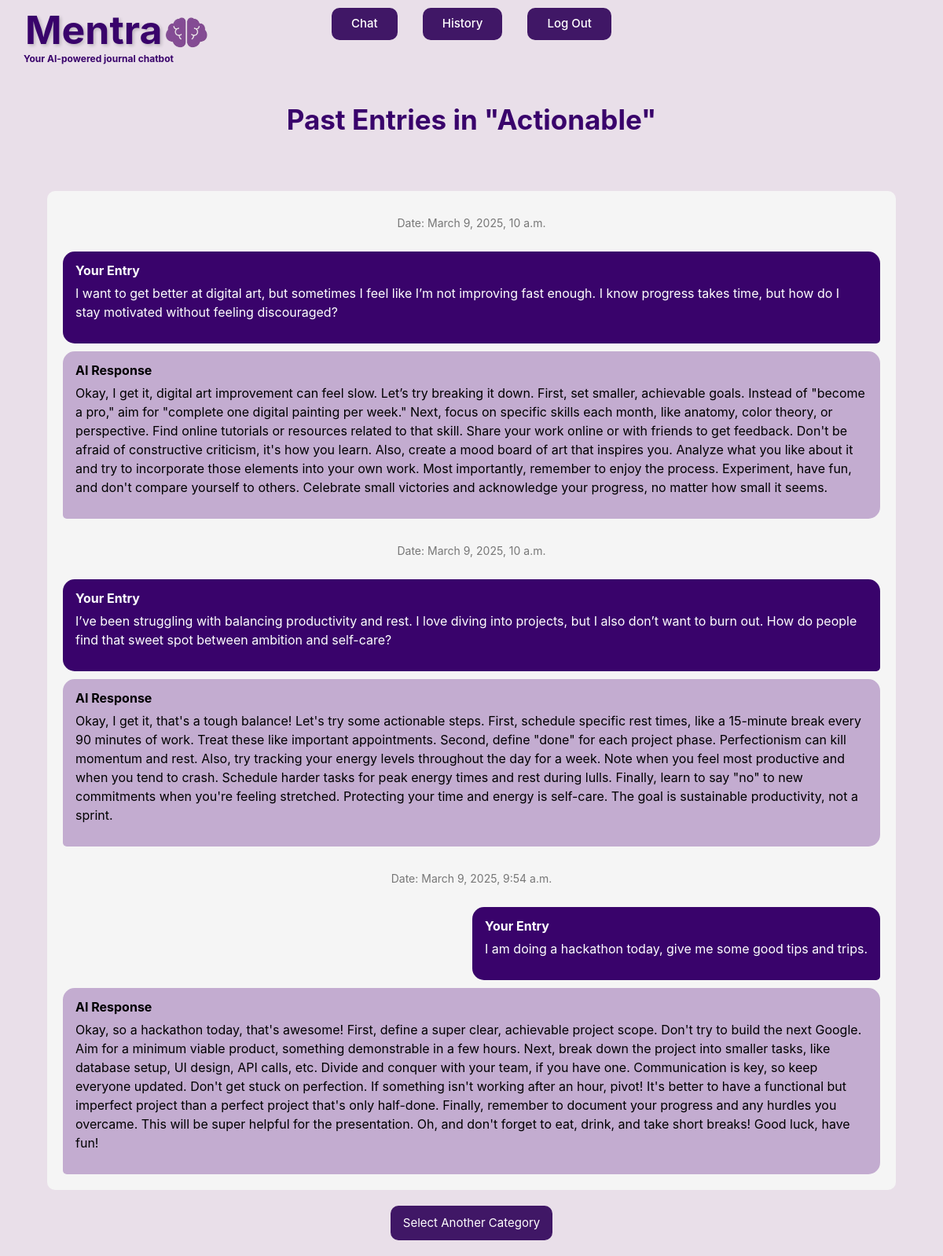
Screenshot of /past_entries/3/ (signed in) with the database file from the repository.
### application/models.py (models this page shows, shortened)
class Category(models.Model):
    category_name = models.CharField(max_length=30, default="")
    category_description = models.CharField(max_length=1000, default="")
    icon_url = models.CharField(max_length=1000, default="")
    mascot_url = models.CharField(max_length=1000, default="")

class JournalLog(models.Model):
    input = models.CharField(max_length=1000)
    output = models.CharField(max_length=3000)
    category = models.ForeignKey(Category, on_delete=models.CASCADE, blank=True, null=True, related_name="log_category")
    date_time = models.DateTimeField()
    owner = models.ForeignKey(User, on_delete=models.CASCADE, blank=True, null=True, related_name="log_user")

### application/views.py (the view)
# urls.py: path("past_entries/<int:category_id>/", views.past_entries, name="past_entries"),
def past_entries(request, category_id):
    category_data = get_object_or_404(Category, id=category_id)
    sorted_journal_entries = JournalLog.objects.filter(category=category_data).order_by('-date_time')
    return render(request, "application/history-render.html", {
        "category": category_data,
        "journal_entries": sorted_journal_entries
    })

### application/templates/application/history-render.html
{% extends "application/layout.html" %}
{% block body %}
    <div>
        <h3 class="history-title text-center">Past Entries in "{{ category.category_name }}"</h3>
        <div class="journal-entry-container">
            {% for entry in journal_entries %}
            <div class="journal-entry">
                <p class="journal-date">Date: {{ entry.date_time }}</p>
                <div class="journal-entry-section-input">
                    <p class="journal-entry-title">Your Entry</p>
                    <p class="journal-entry-text">{{ entry.input }}</p>
                </div>
                <div class="journal-entry-section-output">
                    <p class="journal-entry-title">AI Response</p>
                    <p class="journal-entry-text">{{ entry.output }}</p>
                </div>
            </div>
            {% empty %}
                <p class="text-center">No entries found in this category.</p>
            {% endfor %}
        </div>
        <div class="text-center mt-3">
            <a class="btn btn-purple" href="{% url 'history_render_category' %}">Select Another Category</a>
        </div>
    </div>
{% endblock %}

### application/static/application/styles.css (style rules this page uses)
html, body { min-height: 100vh; margin: 0; padding: 0; overflow: auto; background-color: #e9dfe9; }
:root { --primary-color: rgb(57, 3, 107); --secondary-color: rgb(128, 71, 182); }
.btn-purple { background-color: rgb(64, 23, 102) !important; color: #ffffff !important; font-size: 15px !important; padding-block: 10px; padding-left: 15px; padding-right: 15px; border-radius: 10px; margin-bottom: 20px; }
.history-title { font-size: 35px; color: rgb(57, 3, 107); font-weight: 700; margin-top: 50px; padding-bottom: 50px; }
.journal-entry-container { display: flex; flex-direction: column; gap: 20px; width: 90vw; margin: 20px auto; padding: 20px; background-color: #f5f5f5; border-radius: 10px; overflow-y: auto; }
.journal-entry { display: flex; flex-direction: column; gap: 10px; }
.journal-entry-section-input { align-self: flex-end; max-width: 75%; background-color: var(--primary-color); color: white; padding: 12px 16px; border-radius: 15px; border-bottom-right-radius: 5px; word-wrap: break-word; }
.journal-entry-section-output { align-self: flex-start; max-width: 75%; background-color: #c3acd0; color: black; padding: 12px 16px; border-radius: 15px; border-bottom-left-radius: 5px; word-wrap: break-word; }
.journal-date { text-align: center; font-size: 14px; color: #777; margin-top: 10px; }
.journal-entry-title { font-weight: bold; margin-bottom: 5px; }
.journal-entry-section-input { align-self: flex-end; max-width: 100%; background-color: var(--primary-color); color: white; padding: 12px 16px; border-radius: 15px; border-bottom-right-radius: 5px; word-wrap: break-word; }
.journal-entry-section-output { align-self: flex-start; max-width: 100%; background-color: #c3acd0; color: black; padding: 12px 16px; border-radius: 15px; border-bottom-left-radius: 5px; word-wrap: break-word; }

### rows the page displays
Category: category_name "Actionable"
JournalLog: date_time "March 9, 2025, 10 a.m.", input "I want to get better at digital art, but sometimes I feel like I’m not improving fast enough. I know progress takes time, but how do I stay motivated without feeling discouraged?", output "Okay, I get it, digital art improvement can feel slow. Let’s try breaking it down. First, set smaller, achievable goals. Instead of \"become a pro,\" aim for \"complete one digital painting per week.\" Next, focus on specific skills each month, like anatomy, color theory, or perspective. Find online tutorials or resources related to that skill. Share your work online or with friends to get feedback. Don't be afraid of constructive criticism, it's how you learn. Also, create a mood board of art that inspires you. Analyze what you like about it and try to incorporate those elements into your own work. Most importantly, remember to enjoy the process. Experiment, have fun, and don't compare…"
JournalLog: date_time "March 9, 2025, 10 a.m.", input "I’ve been struggling with balancing productivity and rest. I love diving into projects, but I also don’t want to burn out. How do people find that sweet spot between ambition and self-care?", output "Okay, I get it, that's a tough balance! Let's try some actionable steps. First, schedule specific rest times, like a 15-minute break every 90 minutes of work. Treat these like important appointments. Second, define \"done\" for each project phase. Perfectionism can kill momentum and rest. Also, try tracking your energy levels throughout the day for a week. Note when you feel most productive and when you tend to crash. Schedule harder tasks for peak energy times and rest during lulls. Finally, learn to say \"no\" to new commitments when you're feeling stretched. Protecting your time and energy is self-care. The goal is sustainable productivity, not a sprint."
JournalLog: date_time "March 9, 2025, 9:54 a.m.", input "I am doing a hackathon today, give me some good tips and trips.", output "Okay, so a hackathon today, that's awesome! First, define a super clear, achievable project scope. Don't try to build the next Google. Aim for a minimum viable product, something demonstrable in a few hours. Next, break down the project into smaller tasks, like database setup, UI design, API calls, etc. Divide and conquer with your team, if you have one. Communication is key, so keep everyone updated. Don't get stuck on perfection. If something isn't working after an hour, pivot! It's better to have a functional but imperfect project than a perfect project that's only half-done. Finally, remember to document your progress and any hurdles you overcame. This will be super helpful for the…"
